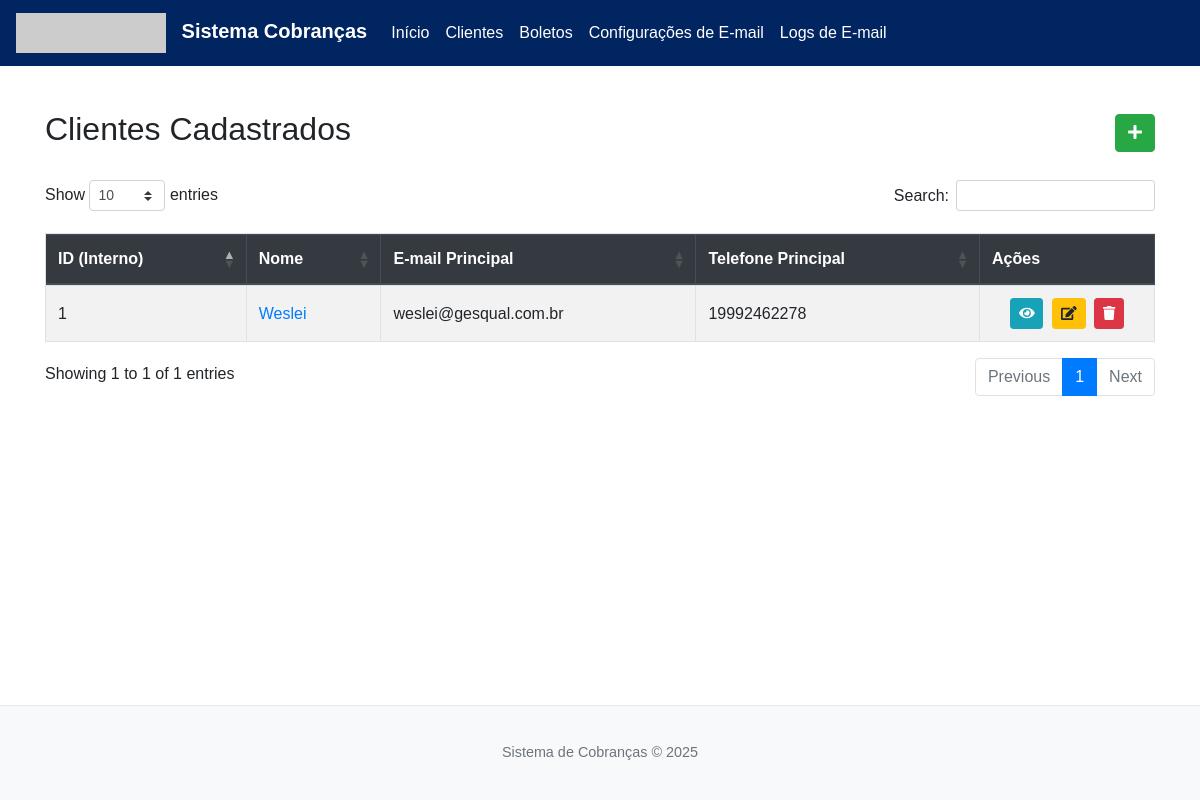
Before: /clientes with the older database file.
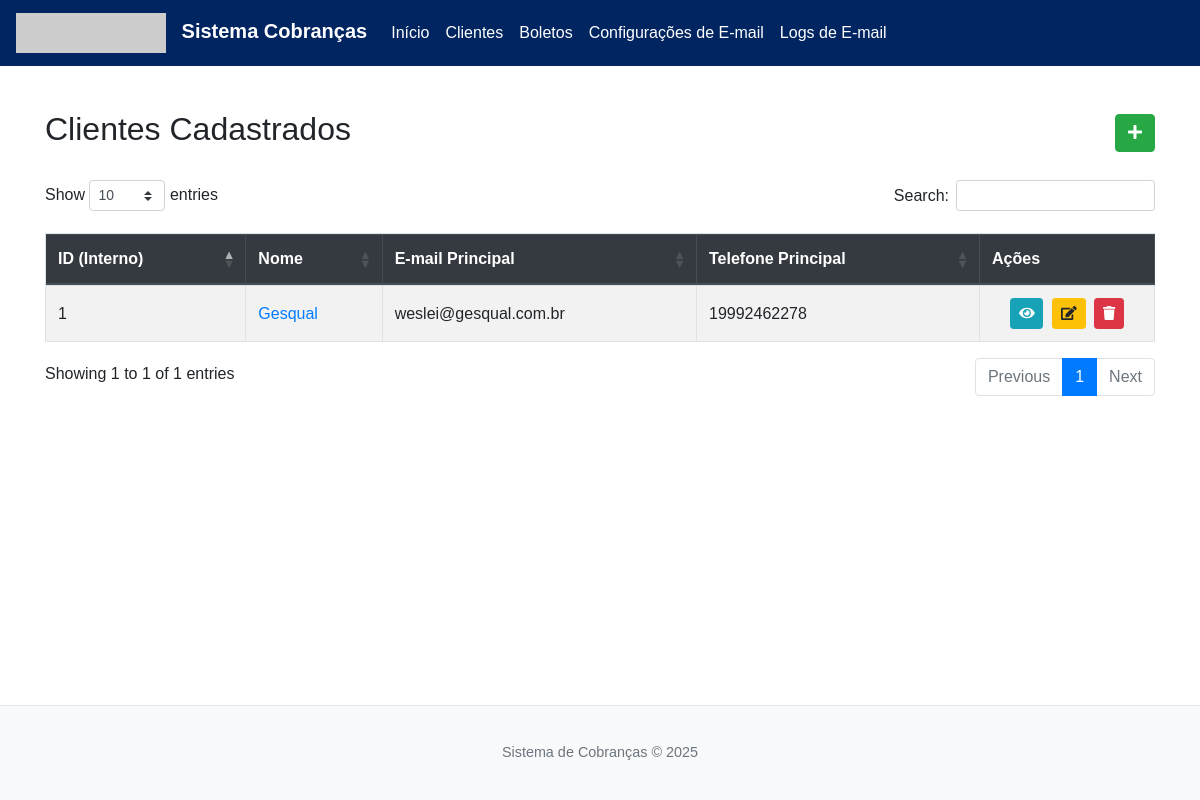
After: the same page with the newer database file.
### database.py (models this page shows, shortened)
class Cliente(db.Model):
    __tablename__ = 'cliente'
    id = db.Column(db.Integer, primary_key=True)
    public_id = db.Column(db.String(36), unique=True, nullable=False)
    nome = db.Column(db.String(150), nullable=False)
    email_principal = db.Column(db.String(120), unique=True, nullable=True)
    telefone_principal = db.Column(db.String(20), nullable=True)
    contatos = db.relationship('Contato', backref='cliente', lazy=True, cascade="all, delete-orphan")
    boletos = db.relationship('Boleto', backref='cliente', lazy=True, cascade="all, delete-orphan")
    __table_args__ = (Index('ix_cliente_public_id', 'public_id'),)

### app.py (the view)
@main_bp.route('/clientes')
def listar_clientes():
    search_term = request.args.get('q_cliente', '')
    query = Cliente.query.order_by(Cliente.nome)
    if search_term:
        query = query.filter(Cliente.nome.ilike(f'%{search_term}%'))
    todos_os_clientes = query.all()
    return render_template('clientes.html',
                           lista_completa_clientes=todos_os_clientes,
                           search_term_cliente=search_term)

### database.py (called while the page is built)
@event.listens_for(Engine, "connect")
def _set_sqlite_pragma(dbapi_connection, connection_record):
    if isinstance(dbapi_connection, SQLite3Connection):
        cursor = dbapi_connection.cursor()
        cursor.execute("PRAGMA foreign_keys=ON;")
        cursor.close()

### templates/clientes.html (shortened to what this page needs)
{% extends "base.html" %}
{% block head_extra %}
<link rel="stylesheet" href="https://cdnjs.cloudflare.com/ajax/libs/font-awesome/5.15.3/css/all.min.css">
<link rel="stylesheet" href="https://cdn.datatables.net/1.13.8/css/dataTables.bootstrap4.min.css">
{% endblock %}
{% block content %}
<div class="d-flex justify-content-between align-items-center mb-3">
    <h2>Clientes Cadastrados</h2>
    <a href="{{ url_for('main.novo_cliente') }}" class="btn btn-success" title="Novo Cliente">
        <i class="fas fa-plus"></i>
    </a>
</div>
{% if lista_completa_clientes %}
<div class="table-responsive">
    <table id="clientesTable" class="table table-hover table-striped table-bordered" style="width:100%">
        <thead class="thead-dark">
            <tr>
                <th>ID (Interno)</th>
                <th>Nome</th>
                <th>E-mail Principal</th>
                <th>Telefone Principal</th>
                <th class="actions-col no-sort">Ações</th>
            </tr>
        </thead>
        <tbody>
            {% for cliente in lista_completa_clientes %}
            <tr>
                <td>{{ cliente.id }}</td>
                <td><a href="{{ url_for('main.view_cliente', public_id=cliente.public_id) }}">{{ cliente.nome }}</a></td>
                <td>{{ cliente.email_principal }}</td>
                <td>{{ cliente.telefone_principal if cliente.telefone_principal else '-' }}</td>
                <td class="actions-col text-center">
                    <a href="{{ url_for('main.view_cliente', public_id=cliente.public_id) }}" class="btn btn-info btn-sm" title="Visualizar"><i class="fas fa-eye"></i></a>
                    <a href="{{ url_for('main.editar_cliente', public_id=cliente.public_id) }}" class="btn btn-warning btn-sm" title="Editar"><i class="fas fa-edit"></i></a>
                    <button type="button" class="btn btn-danger btn-sm" data-toggle="modal" data-target="#confirmDeleteModal{{ cliente.id }}" title="Excluir">
                        <i class="fas fa-trash"></i>
                    </button>
                </td>
            </tr>
            {% endfor %}
        </tbody>
    </table>
</div>
{% else %}
    <div class="alert alert-info" role="alert">
        Nenhum cliente cadastrado ainda. <a href="{{ url_for('main.novo_cliente') }}" class="alert-link">Clique aqui para adicionar o primeiro cliente.</a>
    </div>
{% endif %}
{% endblock %}

Changed rows visible on the page:
changed Cliente "weslei@gesqual.com.br": nome "Weslei" → "Gesqual"
